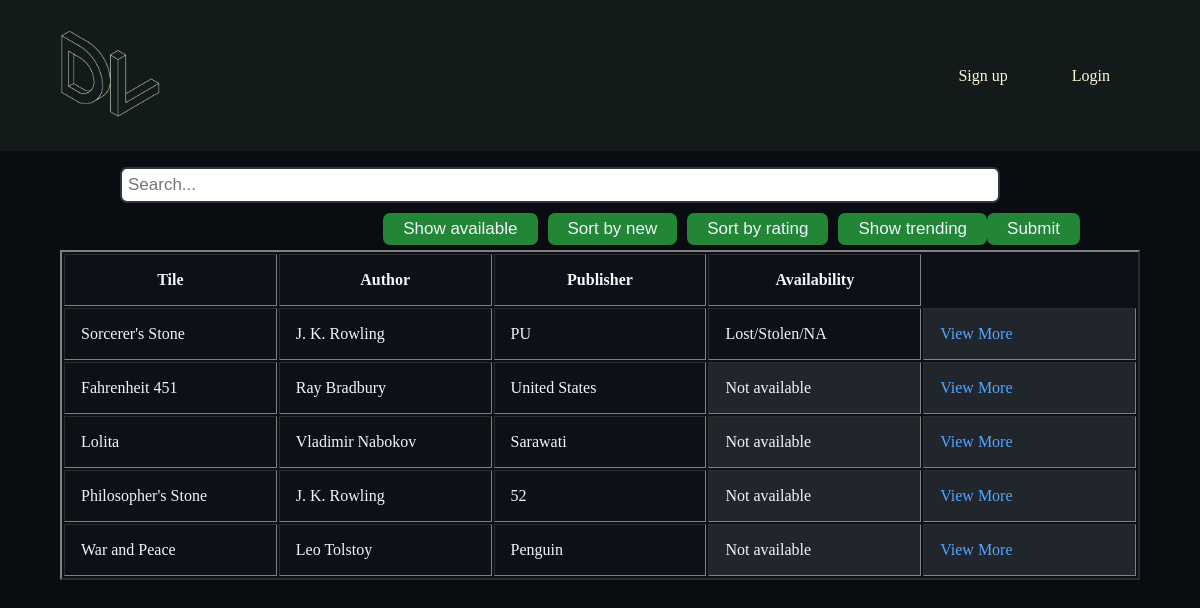
Page /sortrate/ on the committed database.
### book/models.py (models this page shows)
class Book(models.Model):
    Title = models.CharField(max_length = 120,null = False)
    Author = models.CharField(max_length = 120)
    Publisher = models.CharField(max_length = 120)
    Genre = models.CharField(max_length = 120)
    ISBN = models.CharField(max_length = 13,null = False) #as int was small, take as char
    Location = models.TextField()
    Available = models.BooleanField(default=True)
    Lost = models.BooleanField(default=False)
    Comments = models.TextField(null=True)
    SoftCopy = models.URLField(blank = True, max_length=200)

### book/views.py (the view)
# urls.py: path('sortrate/',sort_rate, name='sort'),
def sort_rate(request,*args,**kwargs):
    books = Book.objects.all()
    book_rate = []
    for book in books:
        bookratings = Rates.objects.filter(bookID=book.id)
        fr = float(0)
        l = float(0)
        for rate in bookratings:
            fr = fr + float(rate.rates)
            l=l+1
        if fr!=0:
            fr = float(fr)/l
        else:
            fr = float(0)
        book_rate.append([book,fr])
    book_rate.sort(key=lambda x:x[1])
    book_rate.reverse()
    book_list= [i[0] for i in book_rate]
    if request.user.groups.filter(name="Librarian"):
        return render(request,"Home/home-librarian.html",{"books":book_list})
    else:
        return render(request,"Home/home.html",{"books":book_list})

### Templates/Home/home.html (shortened to what this page needs)
{% load static %}
<!DOCTYPE html>
<head>
    <link rel="stylesheet" href="{% static 'Home/stylen.css' %}">
</head>
<body style= "background-color:#090c10;">
    <header>
    <a href="/"><img src="{% static 'DevLibrary.png' %}" alt="" width = "100" ></a>
        <nav>
            <ul class = "nvlinks">
                {% if user.is_authenticated %}
                <li><a href="user/">Hello, {{user.username}}</a></li>
                <li><a href="logout/">Logout</a></li>
                {% else %}
                <li><a href="register/">Sign up</a></li>
                <li><a href="login/">Login</a></li>
                {% endif %}
            </ul>
        </nav>
    </header>
    <div class = "searchbar">
        <form action = "/search/" method = "GET">
         <input type="text" placeholder="Search..." name="srch" id="srch">
         <button type="submit">Submit</button>
        </form>
        <a href= "/trend/" style ="color:white;text-decoration:none;"><button style="margin:0px 0px 5px 10px">  Show trending </button></a>
        <a href= "/sortrate/" style ="color:white;text-decoration:none;"><button style="margin:0px 0px 5px 10px">  Sort by rating  </button></a>
        <a href= "/sortnew/" style ="color:white;text-decoration:none;"><button style="margin:0px 0px 5px 10px">  Sort by new  </button></a>
        <a href= "/sortavlbl/" style ="color:white;text-decoration:none;"><button style="margin:0px 0px 5px 10px">  Show available  </button></a>
    </div>
    <div>
    <table class="table" border = "2px solid black" style="margin-left:auto;margin-right:auto;width:90%;color:#f0f6fc;background-color:#0d1117">
        <thead>
            <tr>
                <th style = "padding: 16px; width:20%;">Tile</th>
                <th style = "padding: 16px; width:20%;">Author</th>
                <th style = "padding: 16px; width:20%;">Publisher</th>
                <th style = "padding: 16px; width:20%;">Availability</th>
            </tr>
        </thead>
        <tbody>
        {% for book in books%}
            <tr>
                <td style = "padding: 16px; width:20%;" scope="row">{{book.Title}}</td>
                <td style = "padding: 16px; width:20%;">{{book.Author}}</td>
                <td style = "padding: 16px; width:20%;">{{book.Publisher}}</td>
                {% if book.Lost %}
                <td style = "padding: 16px; width:20%;">Lost/Stolen/NA</td>
                {% else %}
                    {% if book.Available %}
                    <td style = "padding: 16px; width:20%;">Available</td>
                    {% else %}
                    <td style = "padding: 16px; width:10%;background-color:#21262d;">Not available</td>
                    {% endif %}
                {% endif %}
                <td style = "padding: 16px; width:20%;background-color:#21262d;"><a href ="/book/{{book.id}}">View More</a></td>
            </tr>
        {% endfor %}
        </tbody>
    </table>
    </div>
</body>

### static/Home/stylen.css (style rules this page uses)
body { background-color: lightblue; }
* { margin: 0; padding: 0; }
header a,li { font: "Montserrat", sans-serif; font-size: 16px; color: cornsilk; text-decoration: none; }
header { background-color: #121a1a; display: flex; justify-content: space-between; align-items: center; padding: 30px 5%; }
.nvlinks { list-style: none; }
.nvlinks li { display: inline-block; padding: 0 30px; }
.searchbar { width: 80%; margin-left: auto; margin-right: auto; margin-top: 16px; }
.searchbar form { width: 100%; }
.searchbar input[type=text] { padding: 6px; width: 90%; margin-top: 0; margin-right: 0px; margin-left: auto; margin-bottom: 10px; font-size: 17px; border: 2px solid #30363d; border-radius: 7px; }
.searchbar button { float: right; padding: 6px 20px; margin-top: 0px; margin-left: 0px; margin-right: auto; background: #238636; color: #f0f6fc; font-size: 17px; border-radius: 7px; border: none; cursor: pointer; }
table a { color: #53a6ff; text-decoration: none; }

### rows in the picture
Book: Title "Sorcerer's Stone", Author "J. K. Rowling", Publisher "PU", Lost "Lost/Stolen/NA"
Book: Title "Fahrenheit 451", Author "Ray Bradbury", Publisher "United States", Lost "Not available"
Book: Title "Lolita", Author "Vladimir Nabokov", Publisher "Sarawati", Lost "Not available"
Book: Title "Philosopher's Stone", Author "J. K. Rowling", Publisher "52", Lost "Not available"
Book: Title "War and Peace", Author "Leo Tolstoy", Publisher "Penguin", Lost "Not available"
